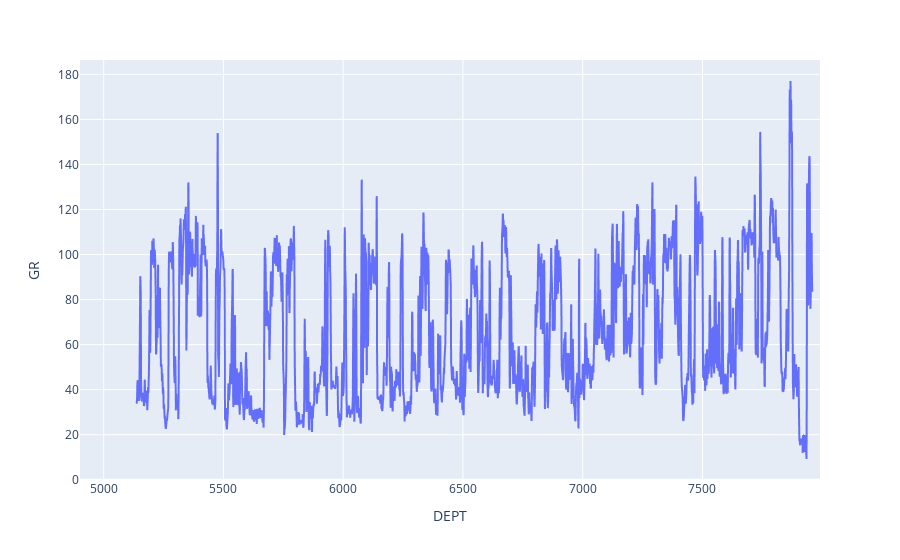

Notebook cell for this chart:
### Code cell
fig = px.line(df, x='DEPT', y='GR')
fig.show()

### Figure 1 — Plotly figure (JSON) as saved in the notebook; plotly's stock layout.template omitted (floating-point values rounded to 4 significant figures; data arrays with more than 128 entries replaced by an {"elided": "..."} marker saying what was removed)
{"data": [{"hovertemplate": "DEPT=%{x}<br>GR=%{y}<extra></extra>", "legendgroup": "", "line": {"color": "#636efa", "dash": "solid"}, "marker": {"symbol": "circle"}, "mode": "lines", "name": "", "showlegend": false, "type": "scattergl", "x": {"elided": "6181 float values"}, "xaxis": "x", "y": {"elided": "6181 float values"}, "yaxis": "y"}], "layout": {"legend": {"tracegroupgap": 0}, "margin": {"t": 60}, "xaxis": {"anchor": "y", "domain": [0, 1], "title": {"text": "DEPT"}}, "yaxis": {"anchor": "x", "domain": [0, 1], "title": {"text": "GR"}}}}
